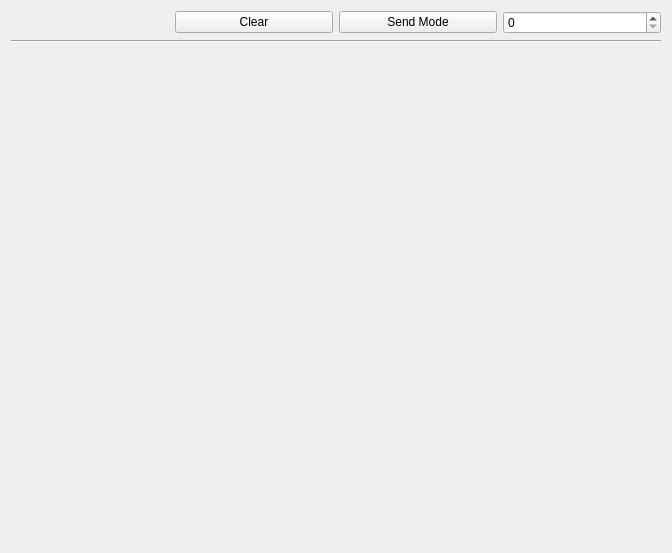
<?xml version="1.0" encoding="UTF-8"?>
<ui version="4.0">
 <class>MainWindow</class>
 <widget class="QMainWindow" name="MainWindow">
  <property name="geometry">
   <rect>
    <x>0</x>
    <y>0</y>
    <width>672</width>
    <height>553</height>
   </rect>
  </property>
  <property name="windowTitle">
   <string>MainWindow</string>
  </property>
  <widget class="QWidget" name="centralWidget">
   <layout class="QGridLayout" name="gridLayout">
    <item row="4" column="0" colspan="4">
     <widget class="QWidget" name="graphWidget" native="true"/>
    </item>
    <item row="0" column="1">
     <widget class="QPushButton" name="clearButton">
      <property name="text">
       <string>Clear</string>
      </property>
     </widget>
    </item>
    <item row="3" column="0" colspan="4">
     <widget class="Line" name="line">
      <property name="orientation">
       <enum>Qt::Horizontal</enum>
      </property>
     </widget>
    </item>
    <item row="0" column="2">
     <widget class="QPushButton" name="mode">
      <property name="text">
       <string>Send Mode</string>
      </property>
     </widget>
    </item>
    <item row="0" column="3">
     <widget class="QSpinBox" name="spinBox">
      <property name="minimum">
       <number>0</number>
      </property>
      <property name="maximum">
       <number>6</number>
      </property>
     </widget>
    </item>
   </layout>
  </widget>
 </widget>
 <layoutdefault spacing="6" margin="11"/>
 <resources/>
 <connections/>
</ui>
